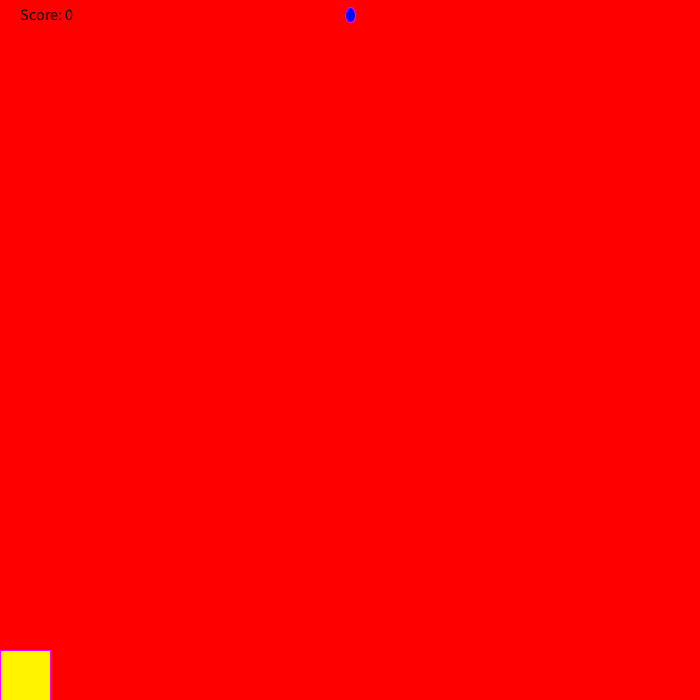
Frame 1 (no input)
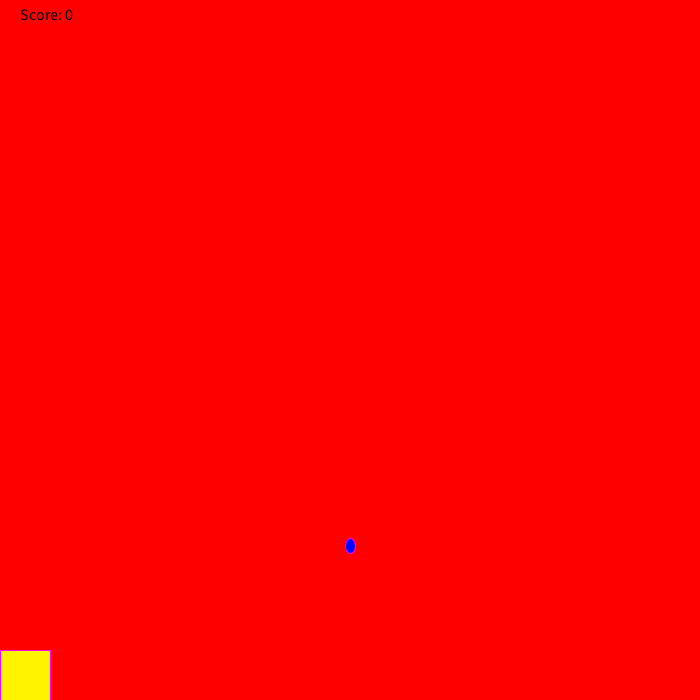
Frame 60 (the mouse pressed at the canvas centre just before this capture)
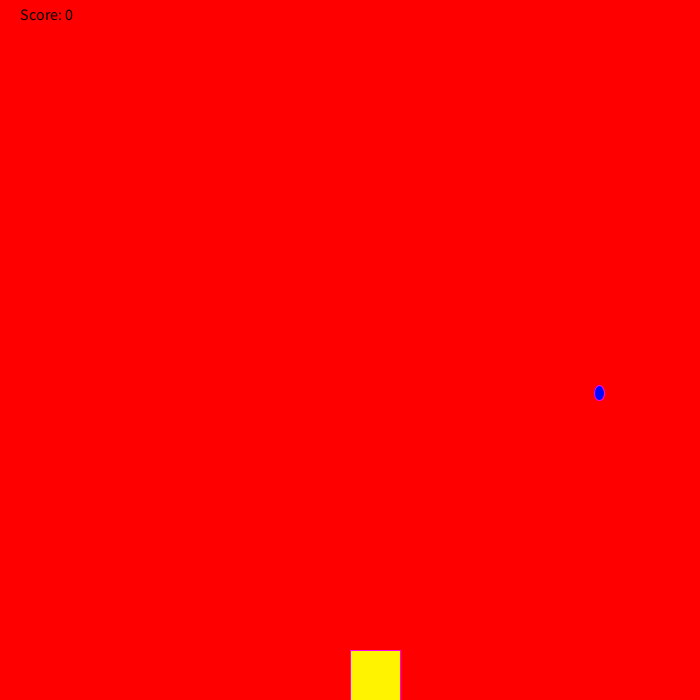
Frame 120 (the mouse held since frame 60 and released just before this capture)

The Processing sketch that drew these frames (run headless with seeded random() and noise(); from frame 60 on, the mouse is pressed at the canvas centre):

// Processing sketch: Rain_Game
// ── Rain_Game.pde
int yp = 15;
int xp = 350;
int score = 0;


void setup() {
  size(700,700);
}

void draw(){
int randomNumber = (int) random(width);
  background(255, 0, 0);
  fill(#0006FF);
stroke(#FF00FB);
ellipse(xp, yp, 10, 15);
   yp = yp+9;
if (yp  >= 700) {
 checkCatch(xp);
  yp = 15;
xp = randomNumber;
}
fill(#FFF300);
rect(mouseX, 650, 50, 50);
 fill(0, 0, 0);
    textSize(16);
    text("Score: " + score, 20, 20);
}
void checkCatch(int x){
         if (x > mouseX && x < mouseX+100)
            score++;
         else if (score > 0) 
            score--; 
     
}
